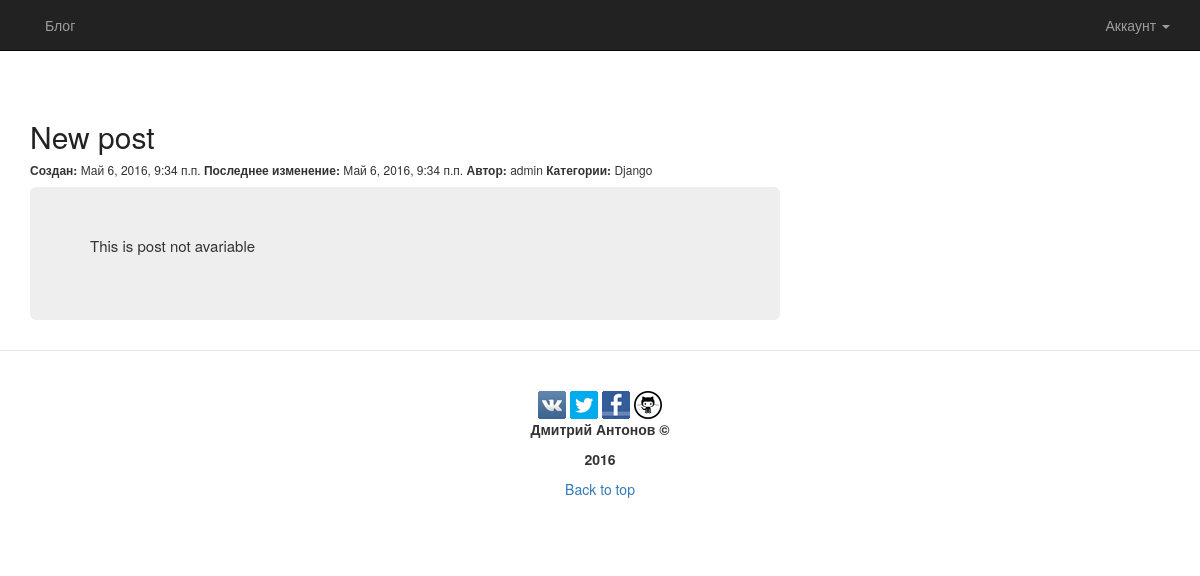
/20/, run on an earlier commit of the app's database.
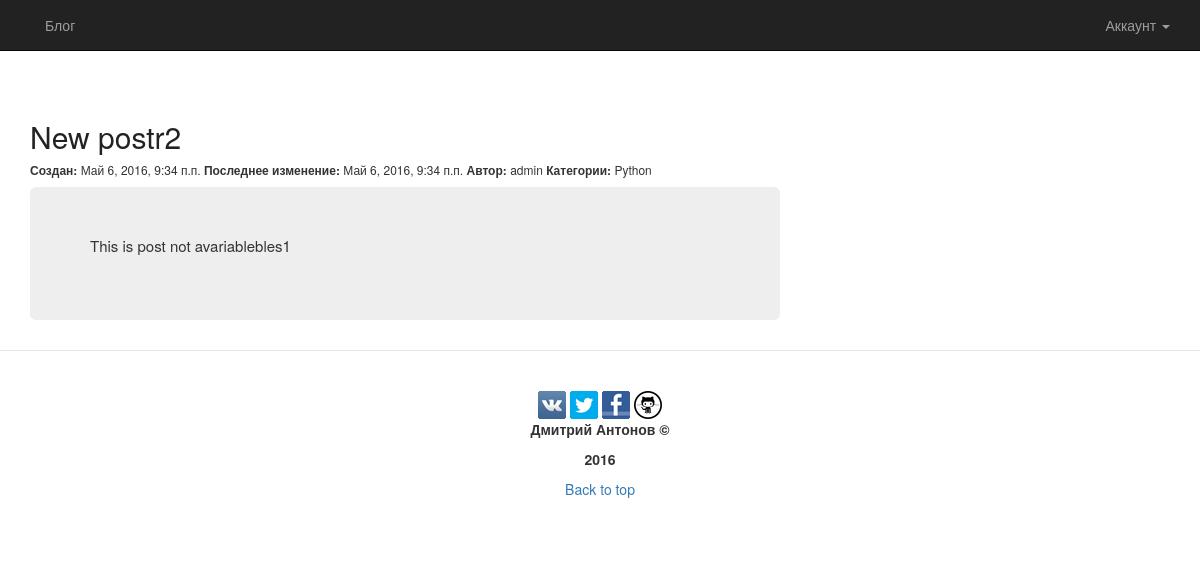
And on a later commit of the database.
### blog/models.py (models this page shows, shortened)
class Article(models.Model):
    article_title = models.CharField(max_length=100)
    article_text = models.TextField()
    article_date_create = models.DateTimeField(default=timezone.now)
    article_date_modify = models.DateTimeField(default=timezone.now)
    article_access = models.BooleanField(default=True)
    article_autor = models.ForeignKey(User)
    article_tag = models.ManyToManyField(Tags)

class Tags(models.Model):
    tags_name = models.CharField(max_length=50)
    def __str__(self):
        return self.tags_name

### blog/views.py (the view)
# urls.py: url(r'^(?P<pk>[0-9]+)/$', views.FullView, name='full'),
def FullView(request, pk):
    obj = get_object_or_404(Article, pk=pk)
    @access_private_post(url='/access_error_to_post',
                         access=obj.article_access)
    def view(request, obj):
        return render(request, 'blog/full.html', {'fullpost_blog': obj})
    return view(request, obj)

### blog/templates/blog/full.html
{% extends "blog/home.html" %}
{% block post %}
    {% if fullpost_blog %}
        <div class="container blog-post">
            <div class="row">
                <div class="col-lg-8 col-md-8">
                    <div>
                        <h2 class="article-title">
                            <a class="article-title"> {{ fullpost_blog.article_title }} </a>
                        </h2>
                    </div>
                    <h6>
                        {% if fullpost_blog.article_date_create == fullpost_blog.article_date_modify %}
                            <b>Создан:</b> {{ fullpost_blog.article_date_create }}
                        {% else %}
                            <b>Создан:</b> {{ fullpost_blog.article_date_create }}
                            <b>Последнее изменение:</b> {{ fullpost_blog.article_date_modify }}
                        {% endif %}
                        <b>Автор:</b> {{ fullpost_blog.article_autor }}
                        <b>Категории:</b>
                        {% for tag in fullpost_blog.article_tag.all %}
                            {{ tag }}
                        {% endfor %}
                    </h6>
                    <div class="jumbotron">
                        <p class="text-justify">
                            {{ fullpost_blog.article_text }}
                        </p>
                    </div>
                </div>
            </div>
        </div>
    {% endif %}
{% endblock post %}

What changed in the data, as far as the page shows it:
no longer on this page (row unchanged): Tags: tags_name "Django"
changed Article "admin": article_title "New post" → "New postr2"; article_text "This is post not avariable" → "This is post not avariablebles1"
now on this page (row unchanged): Tags: tags_name "Python"
